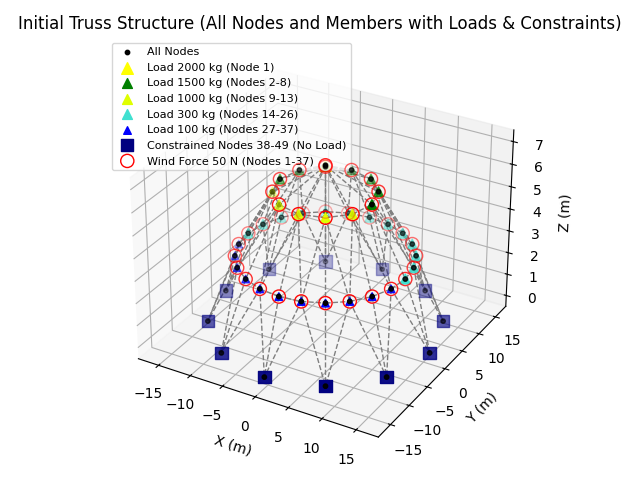

This chart was generated by the following Python code:
import numpy as np
import pandas as pd
import random
import matplotlib.pyplot as plt
import time
from pandas import ExcelWriter

# ------------------------------
# Constants
E = 2.1e11
rho = 7850
g = 9.81
sigma_allow = 250e6
A_min = 0.0001
A_max = 0.01293
pop_size = 200
num_generations = 200   
# mutation_rate = 0.1
penalty_factor = 1e6
a = 19
n_runs = 1
F_de = 0.8      # عامل مقیاس‌دهی برای DE (Mutation factor)
CR_de = 0.9     # نرخ کراس‌اور برای DE
random.seed(42)
np.random.seed(42)
# ------------------------------

def get_load_vector(num_nodes):
    loads = np.zeros(num_nodes * 3)
    for i in range(num_nodes):
        if i == 0:
            mass = 2000
        elif 1 <= i <= 7:
            mass = 1500
        elif 8 <= i <= 12:
            mass = 1000
        elif 13 <= i <= 25:
            mass = 300
        elif 26 <= i <= 36:
            mass = 100
        else:
            mass = 0  # گره‌های 38 تا 49 مقید، بدون بار وزن
        loads[i * 3 + 2] = -mass * g
    # نیروی باد 50 نیوتن روی گره‌های 1 تا 37 در جهت X مثبت
    for i in range(37):
        loads[i * 3] += 50
    return loads

def bar_length(node1, node2):
    return np.linalg.norm(node1 - node2)

def assemble_stiffness_matrix(coords, areas, members, member_types):
    n_nodes = len(coords)
    K = np.zeros((n_nodes * 3, n_nodes * 3))
    for i, (start, end) in enumerate(members):
        n1, n2 = start - 1, end - 1
        x1, x2 = coords[n1], coords[n2]
        L = bar_length(x1, x2)
        a_vec = (x2 - x1) / L
        A = areas[member_types[i]]
        k_local = (A * E / L) * np.outer(a_vec, a_vec)
        dofs = [n1*3, n1*3+1, n1*3+2, n2*3, n2*3+1, n2*3+2]
        for ii in range(3):
            for jj in range(3):
                K[dofs[ii], dofs[jj]] += k_local[ii, jj]
                K[dofs[ii+3], dofs[jj+3]] += k_local[ii, jj]
                K[dofs[ii], dofs[jj+3]] -= k_local[ii, jj]
                K[dofs[ii+3], dofs[jj]] -= k_local[ii, jj]
    return K

def apply_boundary_conditions(K, F, fixed_dofs):
    for dof in sorted(fixed_dofs, reverse=True):
        K = np.delete(K, dof, axis=0)
        K = np.delete(K, dof, axis=1)
        F = np.delete(F, dof)
    return K, F

def compute_stress(coords, areas, members, displacements, member_types):
    stresses = np.zeros(len(members))
    for i, (start, end) in enumerate(members):
        n1, n2 = start - 1, end - 1
        x1, x2 = coords[n1], coords[n2]
        L = bar_length(x1, x2)
        a_vec = (x2 - x1) / L
        u1 = displacements[n1*3:n1*3+3]
        u2 = displacements[n2*3:n2*3+3]
        strain = np.dot(a_vec, u2 - u1) / L
        stresses[i] = E * strain
    return stresses

def calculate_fitness(individual, node_coords, members, member_types, num_movable_nodes):
    areas = individual[:a]
    moved_nodes = individual[a:].reshape(-1, 3)
    coords = node_coords.copy()
    coords[:num_movable_nodes] = moved_nodes
    weight = sum(rho * areas[member_types[i]] * bar_length(coords[s-1], coords[e-1])
                 for i, (s, e) in enumerate(members))
    K = assemble_stiffness_matrix(coords, areas, members, member_types)
    F = get_load_vector(len(coords))
    fixed_nodes = list(range(37, 49))
    fixed_dofs = [node*3 + d for node in fixed_nodes for d in range(3)]
    K_mod, F_mod = apply_boundary_conditions(K, F, fixed_dofs)
    try:
        U_mod = np.linalg.solve(K_mod, F_mod)
    except np.linalg.LinAlgError:
        return weight + penalty_factor * 100
    U = np.zeros(len(F))
    free_dofs = list(set(range(len(F))) - set(fixed_dofs))
    U[free_dofs] = U_mod
    stress = compute_stress(coords, areas, members, U, member_types)
    overstress_penalty = np.sum(np.abs(stress) > sigma_allow)
    return weight + penalty_factor * overstress_penalty

def initialize_population(n_move, coords):
    pop = []
    for _ in range(pop_size):
        A = np.random.uniform(A_min, A_max, a)
        delta = np.random.uniform(-0.02, 0.02, size=(n_move, 3))
        pos = coords[:n_move] + delta
        pop.append(np.concatenate([A, pos.flatten()]))
    return np.array(pop)

def differential_evolution(coords, members, member_types, num_movable_nodes):
    pop = initialize_population(num_movable_nodes, coords)
    best_fitness_history = []
    prev_best_fitness = None

    for gen in range(num_generations):
        fitness = np.array([calculate_fitness(ind, coords, members, member_types, num_movable_nodes) for ind in pop])
        idx = np.argmin(fitness)
        best_fitness = fitness[idx]
        best_fitness_history.append(best_fitness)

        prev_best_fitness = best_fitness

        new_pop = []
        for i in range(pop_size):
            idxs = list(range(pop_size))
            idxs.remove(i)
            a_, b_, c_ = random.sample(idxs, 3)
            x1, x2, x3 = pop[a_], pop[b_], pop[c_]
            mutant = x1 + F_de * (x2 - x3)
            mutant[:a] = np.clip(mutant[:a], A_min, A_max)
            trial = np.copy(pop[i])
            j_rand = random.randint(0, len(pop[i]) - 1)
            for j in range(len(pop[i])):
                if random.random() < CR_de or j == j_rand:
                    trial[j] = mutant[j]
            fit_target = calculate_fitness(pop[i], coords, members, member_types, num_movable_nodes)
            fit_trial = calculate_fitness(trial, coords, members, member_types, num_movable_nodes)
            if fit_trial < fit_target:
                new_pop.append(trial)
            else:
                new_pop.append(pop[i])
        pop = np.array(new_pop)

        print(f"Generation {gen+1}: Weight = {best_fitness:.2f} kg")

    plt.figure()
    plt.plot(best_fitness_history, 'b-', linewidth=2)
    plt.xlabel('Generation')
    plt.ylabel('Best Fitness (Weight in kg)')
    plt.title('Convergence Curve (DE)')
    plt.grid(True)
    plt.tight_layout()
    plt.show()

    idx_best = np.argmin([calculate_fitness(ind, coords, members, member_types, num_movable_nodes) for ind in pop])
    return pop[idx_best]

def plot_truss(nodes, members, areas, member_types, title="Truss Structure", show_weights=True):
    fig = plt.figure()
    ax = fig.add_subplot(111, projection='3d')

    if show_weights:
        max_area = np.max(areas)
        for i, (start, end) in enumerate(members):
            p1 = nodes[start - 1]
            p2 = nodes[end - 1]
            xs, ys, zs = zip(p1, p2)
            lw = 1 + 10 * (areas[member_types[i]] / max_area)
            ax.plot(xs, ys, zs, color='b', linewidth=lw)
    else:
        for (start, end) in members:
            p1 = nodes[start - 1]
            p2 = nodes[end - 1]
            xs, ys, zs = zip(p1, p2)
            ax.plot(xs, ys, zs, color='gray', linewidth=1, linestyle='--')

    xs, ys, zs = nodes[:, 0], nodes[:, 1], nodes[:, 2]
    ax.scatter(xs, ys, zs, color='k', s=10, label='All Nodes')

    ax.scatter(nodes[0, 0], nodes[0, 1], nodes[0, 2], color='yellow', s=70, marker='^', label='Load 2000 kg (Node 1)')
    ax.scatter(nodes[1:8, 0], nodes[1:8, 1], nodes[1:8, 2], color='green', s=50, marker='^', label='Load 1500 kg (Nodes 2-8)')
    ax.scatter(nodes[8:13, 0], nodes[8:13, 1], nodes[8:13, 2], color='#dfff00', s=50, marker='^', label='Load 1000 kg (Nodes 9-13)')
    ax.scatter(nodes[13:26, 0], nodes[13:26, 1], nodes[13:26, 2], color='#40e0d0', s=50, marker='^', label='Load 300 kg (Nodes 14-26)')
    ax.scatter(nodes[26:37, 0], nodes[26:37, 1], nodes[26:37, 2], color='blue', s=30, marker='^', label='Load 100 kg (Nodes 27-37)')
    ax.scatter(nodes[37:49, 0], nodes[37:49, 1], nodes[37:49, 2], color='navy', s=80, marker='s', label='Constrained Nodes 38-49 (No Load)')

    ax.scatter(nodes[0:37, 0], nodes[0:37, 1], nodes[0:37, 2], facecolors='none', edgecolors='red', s=90, marker='o', label='Wind Force 50 N (Nodes 1-37)')

    ax.set_title(title)
    ax.set_xlabel("X (m)")
    ax.set_ylabel("Y (m)")
    ax.set_zlabel("Z (m)")
    ax.legend(loc='upper left', fontsize=8)
    plt.tight_layout()
    plt.show()

def load_data():
    nodes = pd.read_excel("/home/sepehr/VS Code/Project/nodes_coordinates.xlsx")
    mems = pd.read_excel("/home/sepehr/VS Code/Project/truss_members.xlsx")
    return nodes[["X", "Y", "Z"]].to_numpy(), mems[["Start", "End"]].to_numpy()

if __name__ == "__main__":
    node_coords, members = load_data()
    member_types = np.array([i % a for i in range(len(members))])
    num_movable_nodes = 37

    plot_truss(node_coords, members, np.ones(len(members)), member_types,
               title="Initial Truss Structure (All Nodes and Members with Loads & Constraints)",
               show_weights=False)

    start_time = time.time()

    best_sol, best_fit = None, float("inf")
    for run in range(n_runs):
        print(f"\n===== Run {run+1} =====")
        sol = differential_evolution(node_coords.copy(), members, member_types, num_movable_nodes)
        fit = calculate_fitness(sol, node_coords.copy(), members, member_types, num_movable_nodes)
        print(f"Run {run+1} final fitness = {fit:.2f} kg")
        if fit < best_fit:
            best_sol, best_fit = sol.copy(), fit

    end_time = time.time()

    elapsed_time = end_time - start_time
    print(f"\n⏱️ Total computation time: {elapsed_time:.2f} seconds")

    A_best = best_sol[:a]
    pos_best = best_sol[a:].reshape(-1, 3)
    original_coords = node_coords[:num_movable_nodes].copy()
    node_coords[:num_movable_nodes] = pos_best

    df_members = pd.DataFrame({
        "Start": members[:, 0],
        "End": members[:, 1],
        "Area (m^2)": [A_best[member_types[i]] for i in range(len(members))]
    })

    displacements = pos_best - original_coords
    df_disp = pd.DataFrame({
        "Node Index": np.arange(1, num_movable_nodes + 1),
        "X_Initial": original_coords[:, 0],
        "Y_Initial": original_coords[:, 1],
        "Z_Initial": original_coords[:, 2],
        "X_New": pos_best[:, 0],
        "Y_New": pos_best[:, 1],
        "Z_New": pos_best[:, 2],
        "dX": displacements[:, 0],
        "dY": displacements[:, 1],
        "dZ": displacements[:, 2],
        "Total_Displacement": np.linalg.norm(displacements, axis=1)
    })

    output_path = "/home/sepehr/VS Code/Project/D- DE_LoadSet2.xlsx"
    with ExcelWriter(output_path) as writer:
        df_members.to_excel(writer, sheet_name="Members_Areas", index=False)
        df_disp.to_excel(writer, sheet_name="Node_Displacements", index=False)

    print(f"\n✅ Final results saved to '{output_path}'")

    plot_truss(node_coords, members, A_best, member_types,
               title="Optimized Truss Structure", show_weights=True)
